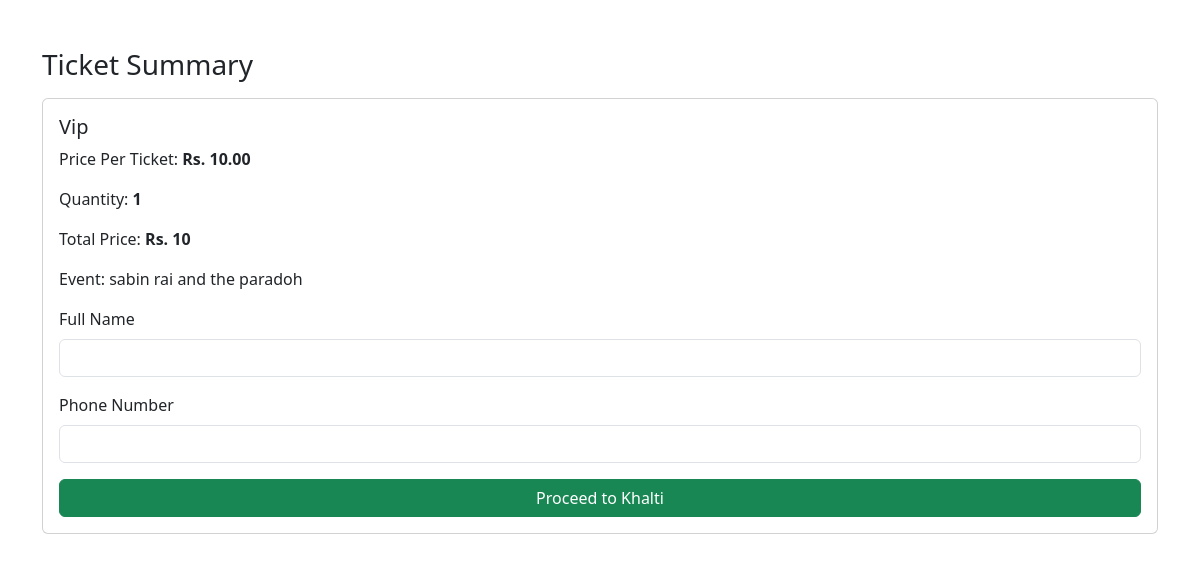
The page /buy/2/ on the database its author committed.
### ticket/models.py (models this page shows, shortened)
class TicketType(models.Model):
    name = models.CharField(max_length=50)
    price = models.DecimalField(max_digits=10, decimal_places=2)
    event = models.ForeignKey(Event, on_delete=models.CASCADE, related_name='ticket_types')
    limit = models.PositiveIntegerField(default=1000)  # maximum tickets
    sold = models.PositiveIntegerField(default=0)  # auto-increment when tickets are purchased
    active = models.BooleanField(default=True)  # Show on frontend or not
    valid_from = models.DateTimeField()
    valid_until = models.DateTimeField()
    active = models.BooleanField(default=True)

class Event(models.Model):
    name = models.CharField(max_length=200)
    image = models.ImageField(upload_to='event_images/')
    description = models.TextField(blank=True, null=True)
    active = models.BooleanField(default=True)  # Show on frontend or not
    date = models.DateTimeField()

### ticket/views.py (the view)
# urls.py: path('buy/<int:tickettype_id>/', buy_ticket, name='buy_ticket'),
def buy_ticket(request, tickettype_id):
    ticket_type = get_object_or_404(TicketType, id=tickettype_id)
    qty = int(request.GET.get("qty", 1))
    qty = max(1, qty)
    remaining = ticket_type.limit - ticket_type.sold
    if remaining <= 0:
        return render(request, "ticket/sold_out.html", {
            "ticket_type": ticket_type,
            "message": "This ticket type is sold out."
        })
    if qty > remaining:
        qty = remaining
    total_price = ticket_type.price * qty
    request.session["selected_qty"] = qty
    request.session["selected_ticket_type_id"] = tickettype_id
    return render(request, "ticket/checkout.html", {
        "ticket_type": ticket_type,
        "qty": qty,
        "max_qty": remaining,
        "total_price": total_price
    })

### ticket/templates/ticket/checkout.html (shortened to what this page needs)
{% load static %}
<!DOCTYPE html>
<html>
<head>
    <link rel="stylesheet" href="https://cdn.jsdelivr.net/npm/bootstrap@5.3.0/dist/css/bootstrap.min.css">
</head>
<body>
<div class="container mt-5">
    <h3>Ticket Summary</h3>
    <div class="card p-3 mt-3">
        <h5>{{ ticket_type.name }}</h5>
        <p>Price Per Ticket: <strong>Rs. {{ ticket_type.price }}</strong></p>
        <p>Quantity: <strong>{{ qty }}</strong></p>
        <p>Total Price: <strong>Rs. {{ total_price|floatformat:0 }}</strong></p>
        <p>Event: {{ ticket_type.event.name }}</p>
        <form id="khaltiForm" onsubmit="return false;">
            <div class="mb-3">
                <label class="form-label">Full Name</label>
                <input type="text" id="name" class="form-control" required>
            </div>
            <div class="mb-3">
                <label class="form-label">Phone Number</label>
                <input type="text" id="phone" class="form-control" required>
            </div>
            <button id="payBtn" class="btn btn-success w-100" type="button">
                Proceed to Khalti
            </button>
        </form>
    </div>
</div>
</body>
</html>

### rows shown on the page
TicketType: name "Vip", price "10.00", event.name "sabin rai and the paradoh"

### other values the page prints
{{ qty }} "1"
{{ total_price|floatformat:0 }} "10"
